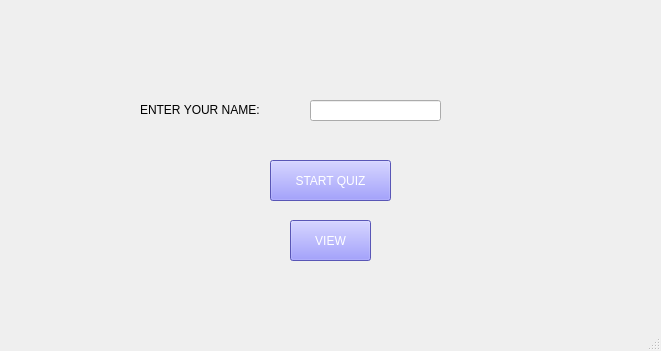
<?xml version="1.0" encoding="UTF-8"?>
<ui version="4.0">
 <class>homewin</class>
 <widget class="QMainWindow" name="homewin">
  <property name="geometry">
   <rect>
    <x>0</x>
    <y>0</y>
    <width>661</width>
    <height>351</height>
   </rect>
  </property>
  <property name="windowTitle">
   <string>screen1</string>
  </property>
  <widget class="QWidget" name="centralwidget">
   <widget class="QPushButton" name="view">
    <property name="geometry">
     <rect>
      <x>290</x>
      <y>220</y>
      <width>81</width>
      <height>41</height>
     </rect>
    </property>
    <property name="styleSheet">
     <string notr="true">background-color: rgb(125, 121, 255);
border-color: rgb(0, 85, 127);
font: 75 9pt &quot;Arial&quot;;
color:rgb(255, 255, 255);</string>
    </property>
    <property name="text">
     <string>VIEW</string>
    </property>
   </widget>
   <widget class="QPushButton" name="startquiz">
    <property name="geometry">
     <rect>
      <x>270</x>
      <y>160</y>
      <width>121</width>
      <height>41</height>
     </rect>
    </property>
    <property name="styleSheet">
     <string notr="true">background-color: rgb(125, 121, 255);
selection-color: rgb(205, 223, 255);
selection-background-color: rgb(205, 223, 255);
border-color: rgb(0, 85, 127);
font: 75 9pt &quot;Arial&quot;;
color:rgb(255, 255, 255);</string>
    </property>
    <property name="text">
     <string>START QUIZ</string>
    </property>
   </widget>
   <widget class="QLabel" name="label">
    <property name="geometry">
     <rect>
      <x>140</x>
      <y>100</y>
      <width>211</width>
      <height>20</height>
     </rect>
    </property>
    <property name="text">
     <string>ENTER YOUR NAME:</string>
    </property>
   </widget>
   <widget class="QLineEdit" name="T1">
    <property name="geometry">
     <rect>
      <x>310</x>
      <y>100</y>
      <width>131</width>
      <height>21</height>
     </rect>
    </property>
   </widget>
  </widget>
  <widget class="QMenuBar" name="menubar">
   <property name="geometry">
    <rect>
     <x>0</x>
     <y>0</y>
     <width>661</width>
     <height>18</height>
    </rect>
   </property>
  </widget>
  <widget class="QStatusBar" name="statusbar"/>
 </widget>
 <resources/>
 <connections/>
</ui>
